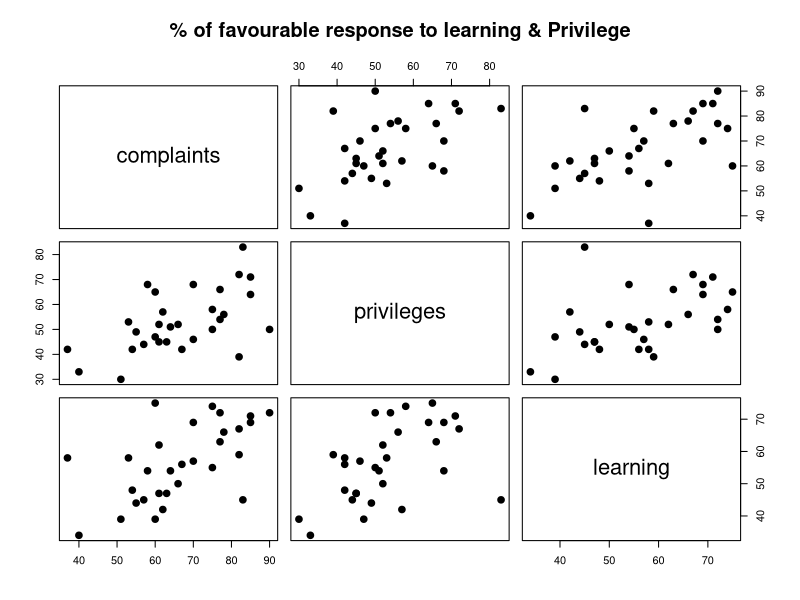
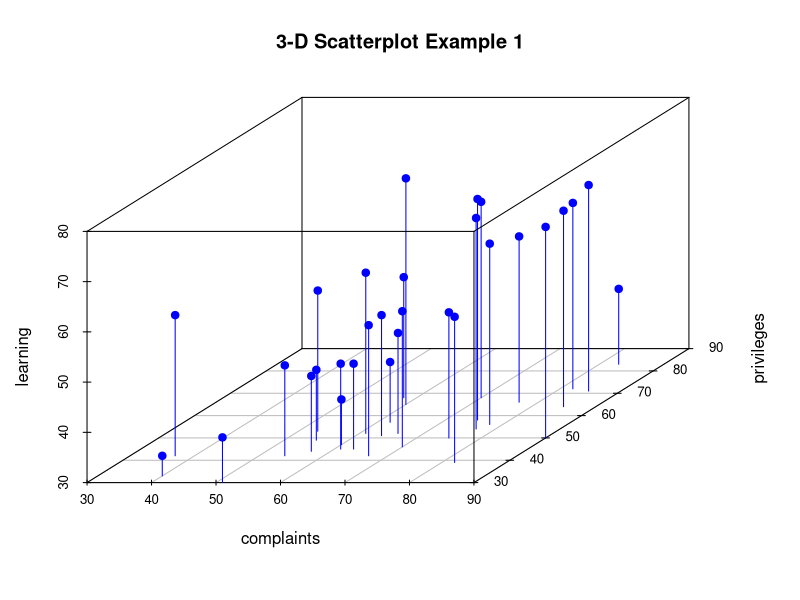
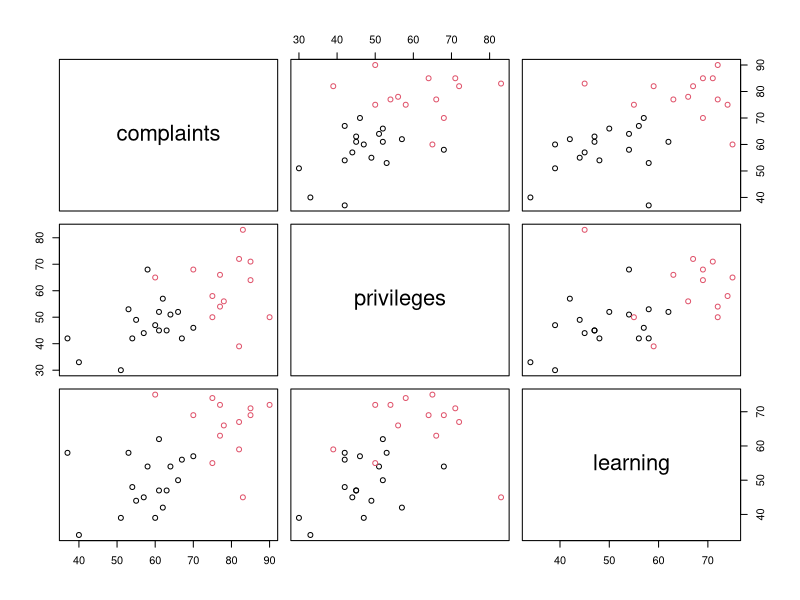
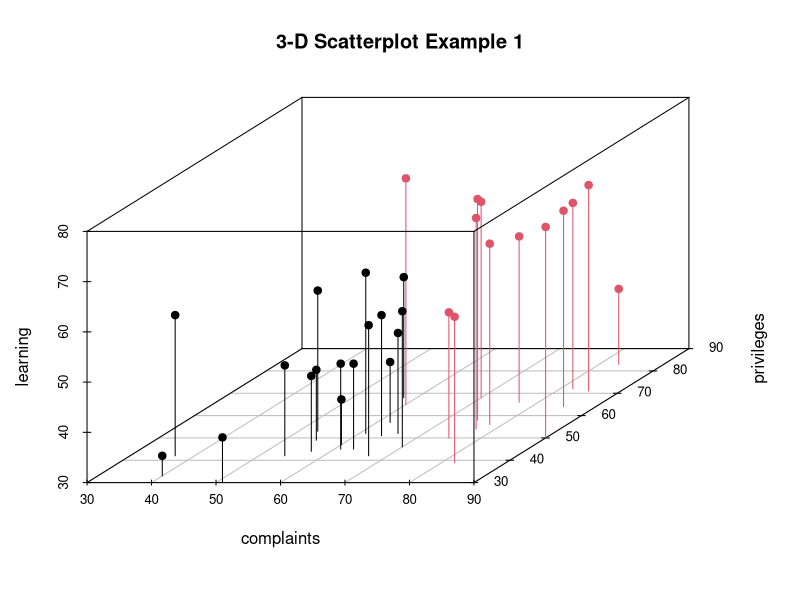
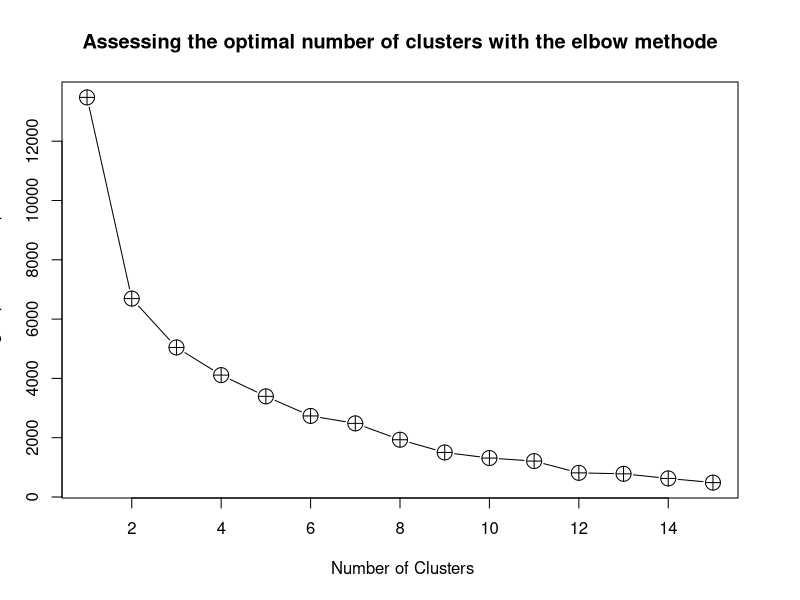
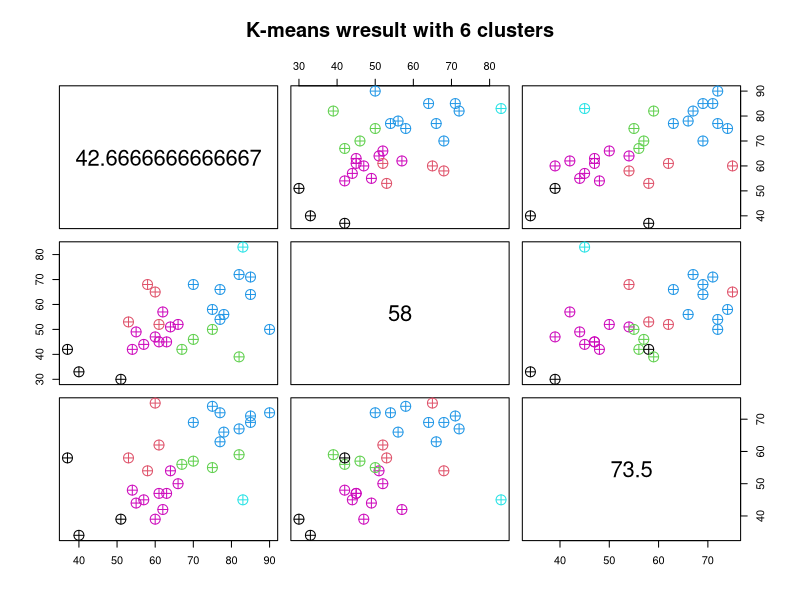

The R source for these figures, in order:
## ---- chunk 1
library(datasets)
## Inspect Data structure
str(attitude)
write.csv(attitude,"F:\\Data Scientist\\Day9\\attitude.csv")
?attitude
attributes(attitude)
dat<-attitude[,2:4]
str(dat)
## plot subset data
plot(dat, main="% of favourable response to learning & Privilege", pch=20,cex=2)

## 3 D Plot
library(scatterplot3d)
with(dat, {
   scatterplot3d(complaints,   # x axis
                 privileges,     # y axis
                 learning,    # z axis
                 color="blue", pch=19, # filled blue circles
                 type="h",
                 main="3-D Scatterplot Example 1")
})

##pERFORM kmeans clustering with 2 clusters
set.seed(7)
kmean_cluster<- kmeans(dat,2,nstart = 100)
kmean_cluster

summary(kmean_cluster)
##Plt results
plot(dat,col=kmean_cluster$cluster)

with(dat, {
   scatterplot3d(complaints,   # x axis
                 privileges,     # y axis
                 learning,    # z axis
                 color=kmean_cluster$cluster, pch=19, # filled blue circles
                 type="h",
                 main="3-D Scatterplot Example 1")
})


for(i in 1:15){
set.seed(7)
kmean_cluster<- kmeans(dat,i,nstart = 100)
print(kmean_cluster)
}


## Check for Optimal number of clustre given the data

mydata<- dat

wss<- (nrow(mydata)-1)* sum(apply(mydata,2,var))

for (i in 2:15) wss[i]<- sum(kmeans(mydata,center=i)$withinss)

plot(1:15,wss, type="b", xlab=" Number of Clusters",ylab="Within groups sum of square", main="Assessing the optimal number of clusters with the elbow methode",
     pch=10, cex=2)

##pERFORM kmeans clustering with 6 clusters
set.seed(7)
kmean_cluster<- kmeans(dat,6,nstart = 100)
kmean_cluster

summary(kmean_cluster)
##Plt results
plot(dat,kmean_cluster$centers,col=kmean_cluster$cluster,main="K-means wresult with 6 clusters",pch=10,cex=2)
points(kmean_cluster$centers)

data(attitude)
set.seed(1)
rows<-seq(from=1,to=nrow(attitude),by=1)
train_rows<- sample(x=rows,size=(0.7*nrow(attitude)))
Train_Data <- attitude[train_rows,]
Test_Data <- attitude[-train_rows,]
str(Train_Data)
str(Test_Data)
summary(attitude)
